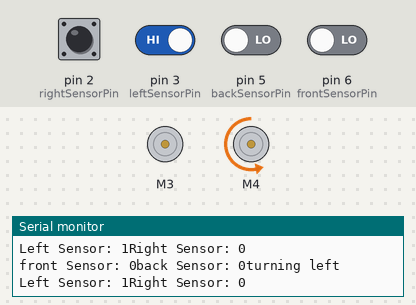
Recording of a sketch running on a simulated Arduino Uno, built with avr-gcc and run on an emulated ATmega328P. Parts: 2 × DC motor (green arrow = forward, orange = backward, longer = faster), the last lines printed to the serial monitor. The inputs (shaded band) are chosen by the test bench; at power-on: pin 3 (leftSensorPin) HIGH, pin 2 (rightSensorPin), pin 5 (backSensorPin), pin 6 (frontSensorPin) LOW.

Above: at 1.2 s.
1.3 s: pin 3 (leftSensorPin) driven LOW
At 1.9 s:
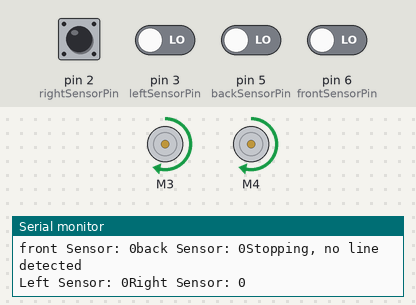
2.9 s: pin 2 (rightSensorPin) driven HIGH
At 4.2 s:
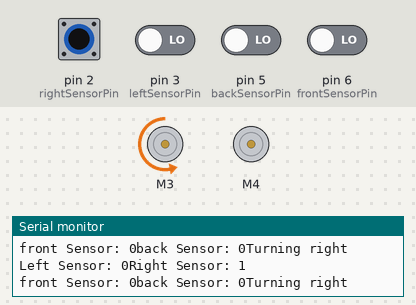
4.5 s: pin 6 (frontSensorPin) driven HIGH
At 5.7 s:
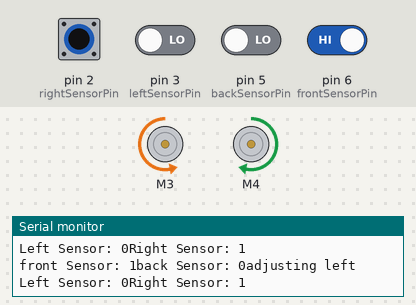
6.0 s: pin 2 (rightSensorPin) driven LOW
At 6.5 s:
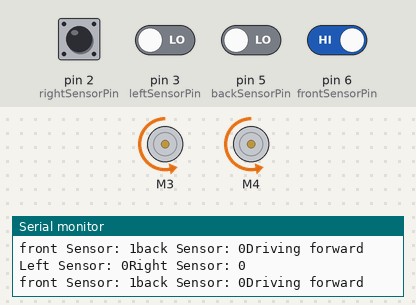
7.5 s: pin 3 (leftSensorPin) driven HIGH
At 8.0 s:
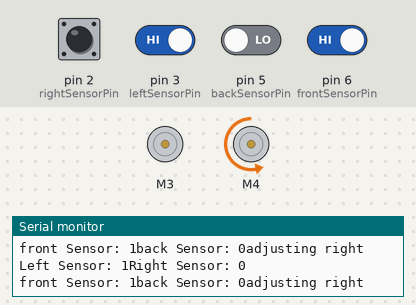
9.2 s: pin 2 (rightSensorPin) pulsed HIGH 2 times (0.12 s each, 0.3 s apart)
At 9.49 s:
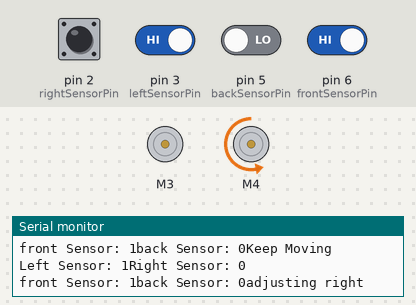
Timing chart, 0 to 12.2 s (numbered marks = the images above; inputs shaded):
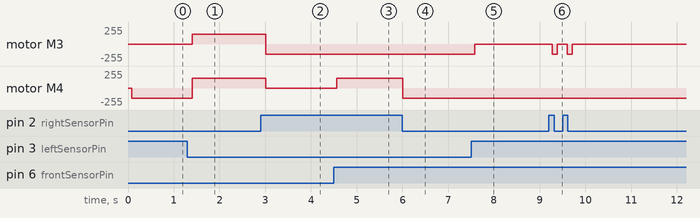

Measured:
- after the input at 1.3 s, motor M3: stopped → forward 150/255 after 0.10 s; motor M4: backward 150/255 → forward 150/255 after 0.10 s
- after the input at 2.9 s, motor M3: forward 150/255 → backward 150/255 after 0.11 s; motor M4: forward 150/255 → stopped after 0.11 s
- after the input at 4.5 s, motor M4: stopped → forward 150/255 after 0.06 s
- after the input at 6.0 s, motor M4: forward 150/255 → backward 150/255 at once
- after the input at 7.5 s, motor M3: backward 150/255 → stopped after 0.08 s
- after the input at 9.2 s, motor M3: alternates backward 150/255 for 0.11 s and stopped for 0.23 s, 4 changes in all, then stays stopped, starting after 0.07 s

The sketch:

code10_17.ino
```cpp
#include <Adafruit_MotorShield.h>

// Create the motor shield object
Adafruit_MotorShield AFMS = Adafruit_MotorShield();
Adafruit_DCMotor *myMotor1 = AFMS.getMotor(3);  // Motor on M3 (left motor)
Adafruit_DCMotor *myMotor2 = AFMS.getMotor(4);  // Motor on M4 (right motor)

// Line sensor pins
int leftSensorPin = 3;   // Left line sensor connected to pin 2
int rightSensorPin = 2;  // Right line sensor connected to pin 3
int frontSensorPin = 6;
int backSensorPin = 5;
void setup() {
  Serial.begin(9600);
  Serial.println("Adafruit Motorshield v2 - Dual Line Sensor Controlled Motors!");

  if (!AFMS.begin()) {
    Serial.println("Could not find Motor Shield. Check wiring.");
    while (1);
  }
  Serial.println("Motor Shield found.");

  // Set up line sensor pins
  pinMode(leftSensorPin, INPUT);
  pinMode(rightSensorPin, INPUT);
  pinMode(frontSensorPin, INPUT);
  pinMode(backSensorPin, INPUT);
  // Set initial motor speeds
  myMotor1->setSpeed(150);  // Max speed for Motor 1
  myMotor2->setSpeed(150);  // Max speed for Motor 2
}

void loop() {
  // Read the values from the line sensors
  int leftVal = digitalRead(leftSensorPin);    // Read left line sensor
  int rightVal = digitalRead(rightSensorPin);  // Read right line sensor
  int frontVal = digitalRead(frontSensorPin);
  int backVal = digitalRead(backSensorPin);

  // Print sensor values for debugging
  Serial.print("Left Sensor: ");
  Serial.print(leftVal);
  Serial.print("Right Sensor: ");
  Serial.println(rightVal);
  Serial.print("front Sensor: ");
  Serial.print(frontVal);
  Serial.print("back Sensor: ");
  Serial.print(backVal);
  // Control logic based on sensor readings
  if (leftVal == LOW && rightVal == LOW && frontVal == HIGH) {
    // Both sensors see black (move forward)
    myMotor1->run(BACKWARD);  // Move left motor
    myMotor2->run(BACKWARD);  // Move right motor forward
    Serial.println("Driving forward");

  } else if (leftVal == LOW && rightVal == HIGH && frontVal == HIGH) {
    // Left sensor sees black, right sensor sees white (turn left)
    myMotor2->run(FORWARD);  // run motor
    myMotor1->run(BACKWARD);  // Move right motor forward
    Serial.println("adjusting left");

  } else if (leftVal == HIGH && rightVal == LOW && frontVal == HIGH) {
    // Right sensor sees black, left sensor sees white (turn right)
    myMotor2->run(BACKWARD);  // Move left motor forward
    myMotor1->run(RELEASE);  // Stop right motor
    Serial.println("adjusting right");

  } else if (leftVal == LOW && rightVal == HIGH && frontVal == LOW) {
    // Corner(Turning Right)
    myMotor2->run(RELEASE);  // Move left motor forward
    myMotor1->run(BACKWARD);  // Stop right motor
    Serial.println("Turning right");
  } else if (leftVal == HIGH && rightVal == LOW && frontVal == LOW) {
    // Corner(turning left)
    myMotor2->run(BACKWARD);  // Stop left motor
    myMotor1->run(RELEASE);  // Move right motor forward
    Serial.println("turning left");
  } else if (leftVal == HIGH && rightVal == HIGH && frontVal == LOW){
    //T-junction
    myMotor2->run(BACKWARD);  // Move left motor forward
    myMotor1->run(RELEASE);  // Stop right motor
    Serial.println("Turning right");
  } else if (leftVal == HIGH && rightVal == HIGH && frontVal == HIGH){
    myMotor2->run(BACKWARD);  // Move left motor forward
    myMotor1->run(BACKWARD);  // Move right motor forward
    Serial.println("Keep Moving");
  }  else {
    myMotor2->run(FORWARD);
    myMotor1->run(FORWARD);
    Serial.println("Stopping, no line detected");
  }
  delay(100);  // Small delay to avoid rapid looping
}
```
